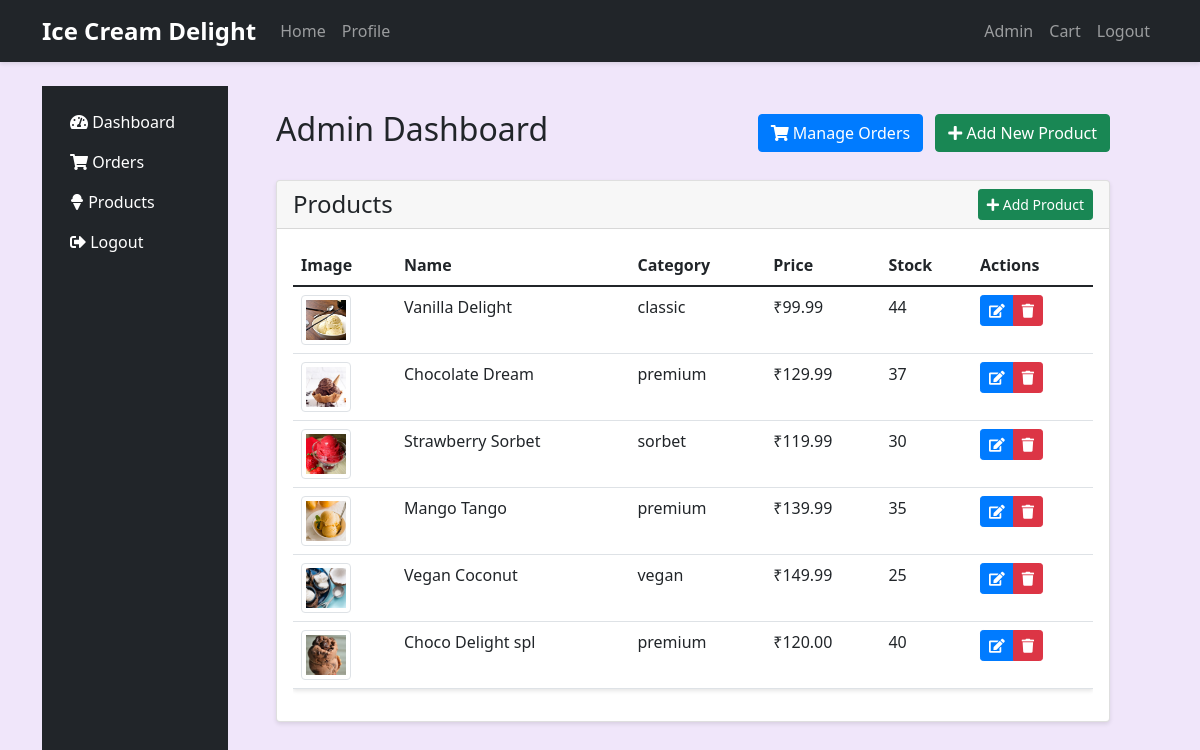
The page /admin (signed in) on the database its author committed.
### models.py (models this page shows)
class Product(db.Model):
    id = db.Column(db.Integer, primary_key=True)
    name = db.Column(db.String(100), nullable=False)
    description = db.Column(db.Text)
    price = db.Column(db.Float, nullable=False)
    image_url = db.Column(db.String(200))
    category = db.Column(db.String(50))
    stock = db.Column(db.Integer, default=0)
    created_at = db.Column(db.DateTime, default=datetime.utcnow)
    order_items = db.relationship('OrderItem', backref='product', lazy=True)

### app.py (the view)
@app.route('/admin')
@login_required
@admin_required
def admin_dashboard():
    products = Product.query.all()
    return render_template('admin/dashboard.html', products=products)

### app.py (called while the page is built)
@app.before_request
def initialize_cart():
    if 'cart' not in session:
        session['cart'] = {}

@login_manager.user_loader
def load_user(user_id):
    return db.session.get(User, int(user_id))

def admin_required(f):
    @wraps(f)
    def decorated_function(*args, **kwargs):
        if not current_user.is_authenticated or not current_user.is_admin:
            flash('You need admin privileges to access this page.', 'danger')
            return redirect(url_for('admin_login'))
        return f(*args, **kwargs)
    return decorated_function

### templates/admin/dashboard.html (shortened to what this page needs)
{% extends "admin/base.html" %}
{% block admin_content %}
<div class="container-fluid mt-4">
    <div class="d-flex justify-content-between align-items-center mb-4">
        <h2>Admin Dashboard</h2>
        <div>
            <a href="{{ url_for('admin_orders') }}" class="btn btn-primary me-2">
                <i class="fas fa-shopping-cart"></i> Manage Orders
            </a>
            <a href="{{ url_for('add_product') }}" class="btn btn-success">
                <i class="fas fa-plus"></i> Add New Product
            </a>
        </div>
    </div>
    <div class="row">
        <div class="col-md-12">
            <div class="card">
                <div class="card-header d-flex justify-content-between align-items-center">
                    <h4 class="mb-0">Products</h4>
                    <a href="{{ url_for('add_product') }}" class="btn btn-sm btn-success">
                        <i class="fas fa-plus"></i> Add Product
                    </a>
                </div>
                <div class="card-body">
                    <div class="table-responsive">
                        <table class="table table-hover">
                            <thead>
                                <tr>
                                    <th>Image</th>
                                    <th>Name</th>
                                    <th>Category</th>
                                    <th>Price</th>
                                    <th>Stock</th>
                                    <th>Actions</th>
                                </tr>
                            </thead>
                            <tbody>
                                {% for product in products %}
                                    <tr>
                                        <td>
                                            {% if product.image_url %}
                                                <img src="{{ product.image_url }}" alt="{{ product.name }}" class="img-thumbnail" style="width: 50px; height: 50px; object-fit: cover;">
                                            {% else %}
                                                <div class="img-thumbnail d-flex align-items-center justify-content-center" style="width: 50px; height: 50px; background-color: #f8f9fa;">
                                                    <i class="fas fa-image text-muted"></i>
                                                </div>
                                            {% endif %}
                                        </td>
                                        <td>{{ product.name }}</td>
                                        <td>{{ product.category }}</td>
                                        <td>₹{{ "%.2f"|format(product.price) }}</td>
                                        <td>{{ product.stock }}</td>
                                        <td>
                                            <div class="btn-group">
                                                <a href="{{ url_for('edit_product', id=product.id) }}" class="btn btn-sm btn-primary">
                                                    <i class="fas fa-edit"></i>
                                                </a>
                                                <button type="button" class="btn btn-sm btn-danger" onclick="deleteProduct('{{ product.id }}')">
                                                    <i class="fas fa-trash"></i>
                                                </button>
                                            </div>
                                        </td>
                                    </tr>
                                {% else %}
                                    <tr>
                                        <td colspan="6" class="text-center">No products found.</td>
                                    </tr>
                                {% endfor %}
                            </tbody>
                        </table>
                    </div>
                </div>
            </div>
        </div>
    </div>
</div>
{% endblock %}

### static/styles.css (style rules this page uses)
:root { --primary-color: #FF6B6B; --secondary-color: #4ECDC4; --accent-color: #FFE66D; --dark-color: #2C3E50; }
body { font-family: 'Segoe UI', Tahoma, Geneva, Verdana, sans-serif; overflow-x: hidden; background-color: #f0e6fa; }
.btn-primary { background-color: #007bff; border-color: #007bff; }
.card { box-shadow: 0 2px 4px rgba(0,0,0,0.1); }
.table { background-color: white; box-shadow: 0 2px 4px rgba(0,0,0,0.1); }

### rows shown on the page
Product: image_url (picture), name "Vanilla Delight", category "classic", price "99.99", stock "44"
Product: image_url (picture), name "Chocolate Dream", category "premium", price "129.99", stock "37"
Product: image_url (picture), name "Strawberry Sorbet", category "sorbet", price "119.99", stock "30"
Product: image_url (picture), name "Mango Tango", category "premium", price "139.99", stock "35"
Product: image_url (picture), name "Vegan Coconut", category "vegan", price "149.99", stock "25"
Product: image_url (picture), name "Choco Delight spl", category "premium", price "120.00", stock "40"
